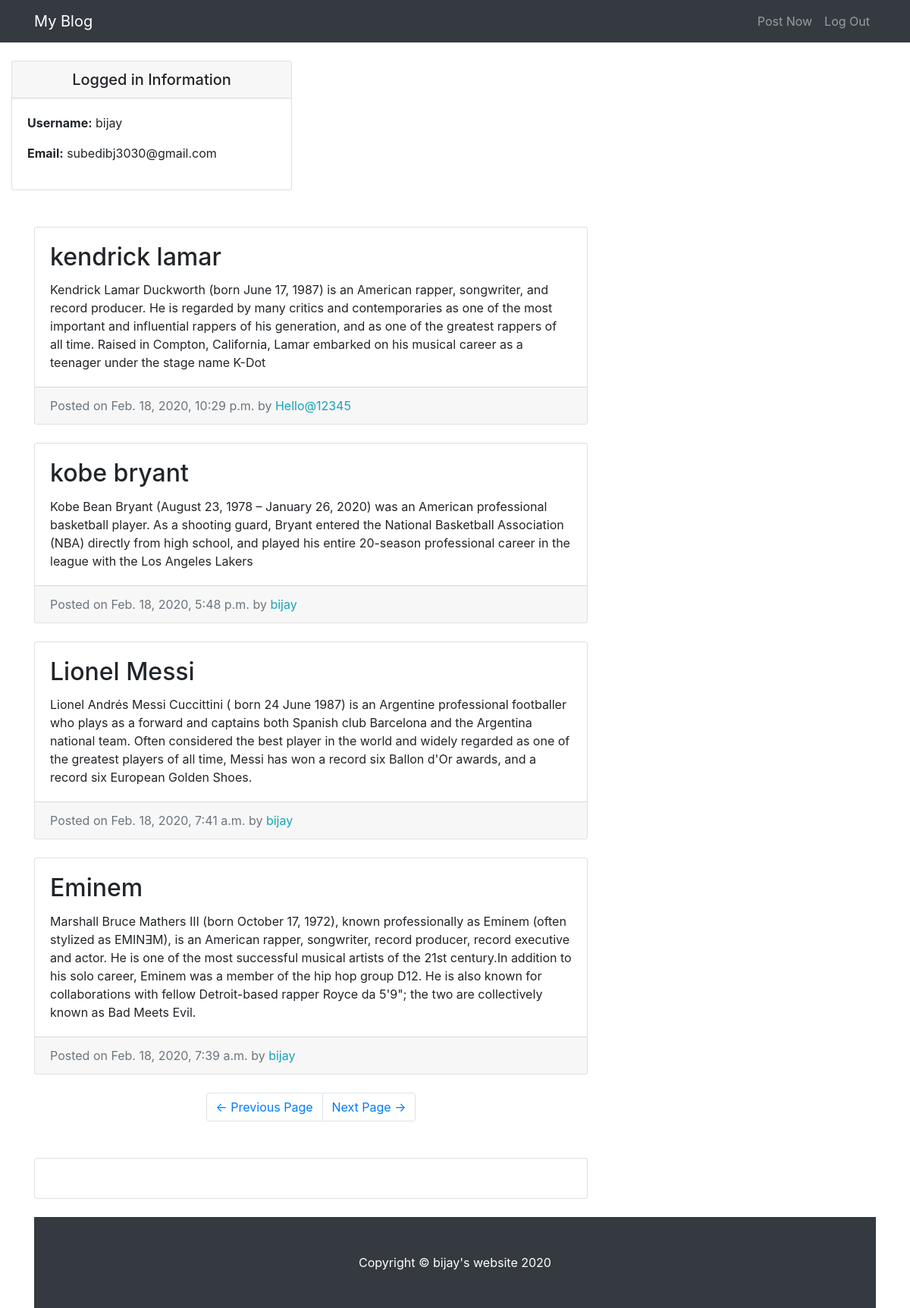
The app's page / (signed in) with its own data.
### entries/models.py (models this page shows)
class Entry(models.Model):
    entry_title = models.CharField(max_length=50)
    entry_text = models.TextField()
    entry_date = models.DateTimeField(auto_now_add=True)
    entry_author = models.ForeignKey(User,on_delete=models.CASCADE)

### entries/views.py (the view)
# urls.py: path('',HomeView.as_view(),name= 'blog-home'),
class HomeView( LoginRequiredMixin,ListView):
    model = Entry
    template_name = 'entries/index.html'
    context_object_name = "blog_entries"
    ordering = ['-entry_date']
    paginate_by = 4

### entries/templates/entries/index.html
{% extends "entries/base.html" %}
{% block content %}
        <div class="col-md-8">
           {% for entry in blog_entries %}
            <div class="card mb-4 mt-4">
                <div class="card-body">
                    <h2 class="card-title">{{entry.entry_title}}</h2>
                    <p class="card-text">{{entry.entry_text}}</p>
                  </div>
                  <div class="card-footer text-muted">
                    Posted on {{entry.entry_date}} by
                    <span class= "text-info mr-2">{{entry.entry_author}}</span>
                  </div>
              </div>
            {% endfor %}
            <ul class="pagination justify-content-center mb-4">
                <li class="page-item">
                   <a class="page-link" href="#">&larr; Previous Page</a>
                </li>
                <li class="page-item">
                  <a class="page-link" href="#">Next Page &rarr;</a>
                </li>
            </ul>
        </div>
{% endblock content %}

### entries/templates/entries/base.html (shortened to what this page needs)
{% load static %}
<!DOCTYPE html>
<html lang="en">
<head>
  <link href="{% static 'entries/vendor/bootstrap/css/bootstrap.min.css' %}" rel="stylesheet">
  <link href="{% static 'entries/css/blog-home.css' %}" rel="stylesheet">
</head>
<body>
  <nav class="navbar navbar-expand-lg navbar-dark bg-dark fixed-top">
    <div class="container">
      <a class="navbar-brand" href="{% url 'blog-home' %}">My Blog</a>
      <div class="collapse navbar-collapse" id="navbarResponsive">
        <ul class="navbar-nav ml-auto">
          <li class="nav-item">
            <a class="nav-link" href="{% url 'create-entry' %}">Post Now</a>
          </li>
          <li class="nav-item">
            <a class="nav-link" href="{% url 'logout' %}">Log Out</a>
          </li>
        </ul>
      </div>
    </div>
  </nav>
  <div class="col-md-4">
    <div class="card my-4">
      <h5 class="card-header text-center">Logged in Information</h5>
      <div class="card-body">
      <ul class="list-unstyled mb-0">
          <li>
              <p> <strong>Username:</strong> {{user.username}} </p>
          </li>
          <li>
              <p> <strong>Email:</strong> {{user.email}}</p>
          </li>
      </ul>
      </div>
      </div>
      </div>
  <div class="container">
    <div class="row">
       {% block content %} {% endblock content %}
      <div class="col-md-8">
        <div class="card mb-4 mt-4">
          <div class="card-body">
          </div>
        </div>
      </div>
  </div>
  <footer class="py-5 bg-dark">
    <div class="container">
      <p class="m-0 text-center text-white">Copyright &copy; bijay's website 2020</p>
    </div>
  </footer>
</body>
</html>

### entries/static/entries/css/blog-home.css (style rules this page uses)
body { padding-top: 56px; }

### records on screen
Entry: entry_title "kendrick lamar", entry_text "Kendrick Lamar Duckworth (born June 17, 1987) is an American rapper, songwriter, and record producer. He is regarded by many critics and contemporaries as one of the most important and influential rappers of his generation, and as one of the greatest rappers of all time. Raised in Compton, California, Lamar embarked on his musical career as a teenager under the stage name K-Dot", entry_date "Feb. 18, 2020, 10:29 p.m.", entry_author "Hello@12345"
Entry: entry_title "kobe bryant", entry_text "Kobe Bean Bryant (August 23, 1978 – January 26, 2020) was an American professional basketball player. As a shooting guard, Bryant entered the National Basketball Association (NBA) directly from high school, and played his entire 20-season professional career in the league with the Los Angeles Lakers", entry_date "Feb. 18, 2020, 5:48 p.m.", entry_author "bijay"
Entry: entry_title "Lionel Messi", entry_text "Lionel Andrés Messi Cuccittini ( born 24 June 1987) is an Argentine professional footballer who plays as a forward and captains both Spanish club Barcelona and the Argentina national team. Often considered the best player in the world and widely regarded as one of the greatest players of all time, Messi has won a record six Ballon d'Or awards, and a record six European Golden Shoes.", entry_date "Feb. 18, 2020, 7:41 a.m.", entry_author "bijay"
Entry: entry_title "Eminem", entry_text "Marshall Bruce Mathers III (born October 17, 1972), known professionally as Eminem (often stylized as EMINƎM), is an American rapper, songwriter, record producer, record executive and actor. He is one of the most successful musical artists of the 21st century.In addition to his solo career, Eminem was a member of the hip hop group D12. He is also known for collaborations with fellow Detroit-based rapper Royce da 5'9\"; the two are collectively known as Bad Meets Evil.", entry_date "Feb. 18, 2020, 7:39 a.m.", entry_author "bijay"

### other values on screen
{{ user.username }} "bijay"
{{ user.email }} "subedibj3030@gmail.com"
